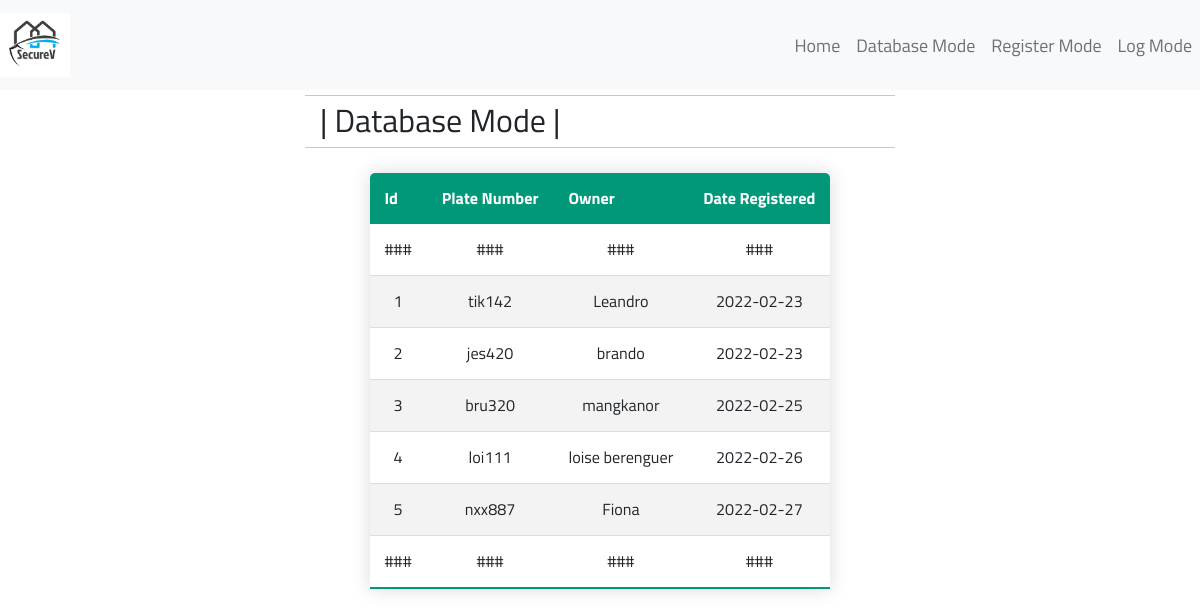
The page /database on the database as committed earlier.
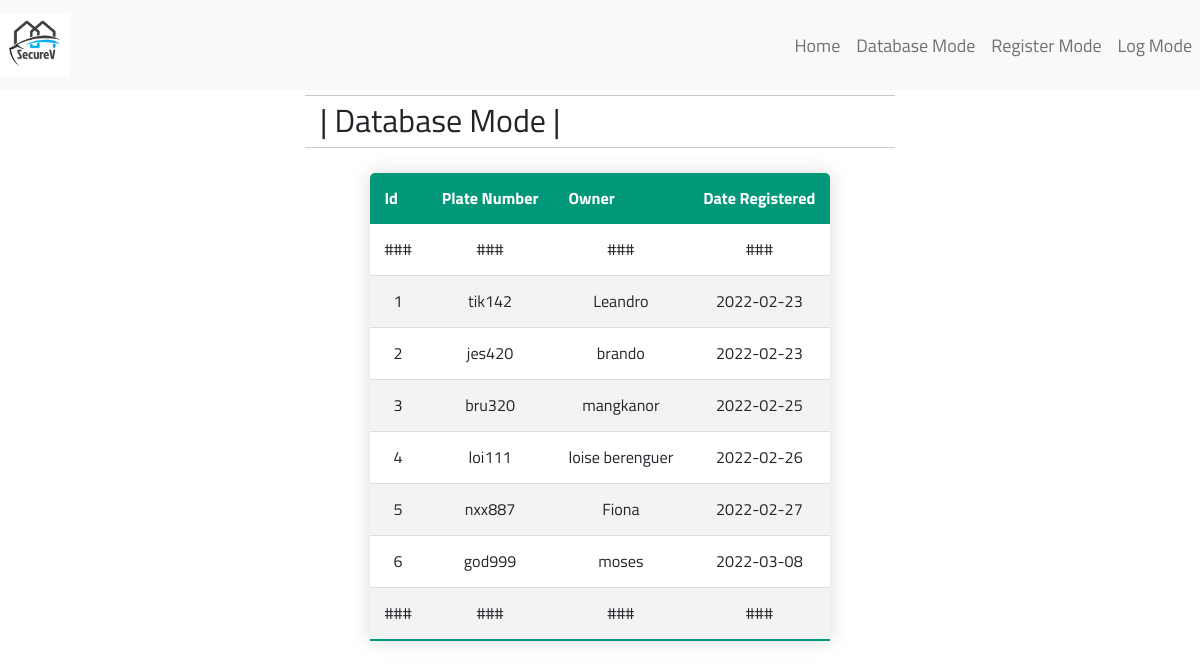
The same page on the database as committed later.
### database.py (models this page shows, shortened)
class Vehicle(db.Model):
    id = db.Column("id" , db.Integer , primary_key=True)
    plate_num = db.Column("plate_num" , db.String(6) )
    owner_name = db.Column("owner_name" , db.String(20) )
    date_registered = db.Column("date_registered" , db.Date(), default=datetime.utcnow )
    def __repr__(self):
        return f'{self.plate_num}|{self.owner_name}|{self.date_registered}'

### app.py (the view)
@application.route("/database")
def data_mode():
    page_title = 'SecureV | Database Mode'
    db_man = DB_Manager()
    return render_template("data_mode.html" , db_data = db_man.db_data, TITLE=page_title)

### database.py (called while the page is built)
    def get_db_data(self):
        self.db_data = [] # Clear current db_data to get fresh fetch
        all_db_data = Vehicle.query.all()
        self.count = 0
        for data in all_db_data:
            data = str(data).split("|")
            self.count = self.count + 1
            data_breakdown = {
                "id" : self.count,
                "plate_num": data[0],
                "owner_name": data[1],
                "date_registered": data[2]
            }
            self.db_data.append(data_breakdown)

### templates/data_mode.html (shortened to what this page needs)
{% extends "base.html" %}
{% block header %}
<h2 class="page-header">| Database Mode |</h2>
{% endblock %}
{% block content %}
<div id="contents">
    <div id="lower_container">
        <table class="content-table">
        <thead>
            <tr>
            <th>Id</th>
            <th>Plate Number</th>
            <th>Owner</th>
            <th>Date Registered</th>
            </tr>
        </thead>
        <tbody>
            <tr>
                <td> ### </td>
                <td> ### </td>
                <td> ### </td>
                <td> ### </td>
            </tr>
            {% for item in db_data %}
            <tr>
                <td> {{item["id"]}} </td>
                <td> {{item["plate_num"]}} </td>
                <td> {{item["owner_name"]}} </td>
                <td> {{item["date_registered"]}} </td>
            </tr>
            {% endfor %}
            <tr>
                <td> ### </td>
                <td> ### </td>
                <td> ### </td>
                <td> ### </td>
            </tr>
        </tbody>
        </table>
    </div>
</div>
{% endblock %}

### templates/base.html (shortened to what this page needs)
<!DOCTYPE html>
<html>
<head>
    <link href="https://cdn.jsdelivr.net/npm/bootstrap@5.1.3/dist/css/bootstrap.min.css" rel="stylesheet"
>
    <link rel="stylesheet" href="{{ url_for('static', filename='style.css') }}" />
</head>
<body>
    <nav class="navbar navbar-expand-lg navbar-light bg-light">
        <a class="navbar-brand" href="/">
            <img src="static/logo.svg" alt="LOGO" width="70" height="64" class="d-inline-block align-top">
        </a>
        <div class="collapse navbar-collapse" id="toggleMobileMenu">
            <ul class="navbar-nav ms-auto text-center">
                <li class="nav-item">
                    <a class="nav-link" href="/">Home</a>
                </li>
                <li class="nav-item">
                    <a class="nav-link" href="database">Database Mode</a>
                </li>
                <li class="nav-item">
                    <a class="nav-link" href="register">Register Mode</a>
                </li>
                <li class="nav-item">
                    <a class="nav-link" href="logs">Log Mode</a>
                </li>
            </ul>
        </div>
    </nav>
    <div id="contents">
        <hr class="rounded">
        {% block header %}{% endblock %}
        <hr class="rounded">
    </div>
    {% block content %} {% endblock %}
</body>
</html>

### static/style.css (style rules this page uses)
* { margin: 0; padding: 0; }
body { font-family: "Titillium Web", sans-serif; font-size: 18px; font-weight: normal; line-height: 1.5em; }
hr { margin: 5px; }
#contents { margin: auto; width: 50%; }
.page-header { font-size: 32px; margin-left: 20px; }
.content-table { text-align: center; border-collapse: collapse; margin: 25px auto; font-size: 0.9em; min-width: 400px; border-radius: 5px 5px 0 0; overflow: hidden; box-shadow: 0 0 20px rgba(0, 0, 0, 0.15); }
.content-table thead tr { background-color: #009879; color: #ffffff; text-align: left; font-weight: bold; }
.content-table th, .content-table td { padding: 12px 15px; }
.content-table tbody tr { border-bottom: 1px solid #dddddd; }
.content-table tbody tr:nth-of-type(even) { background-color: #f3f3f3; }
.content-table tbody tr:last-of-type { border-bottom: 2px solid #009879; }

Rows that differ between the two databases and show on the page:
added Vehicle: id "6", plate_num "god999", owner_name "moses", date_registered "2022-03-08"
